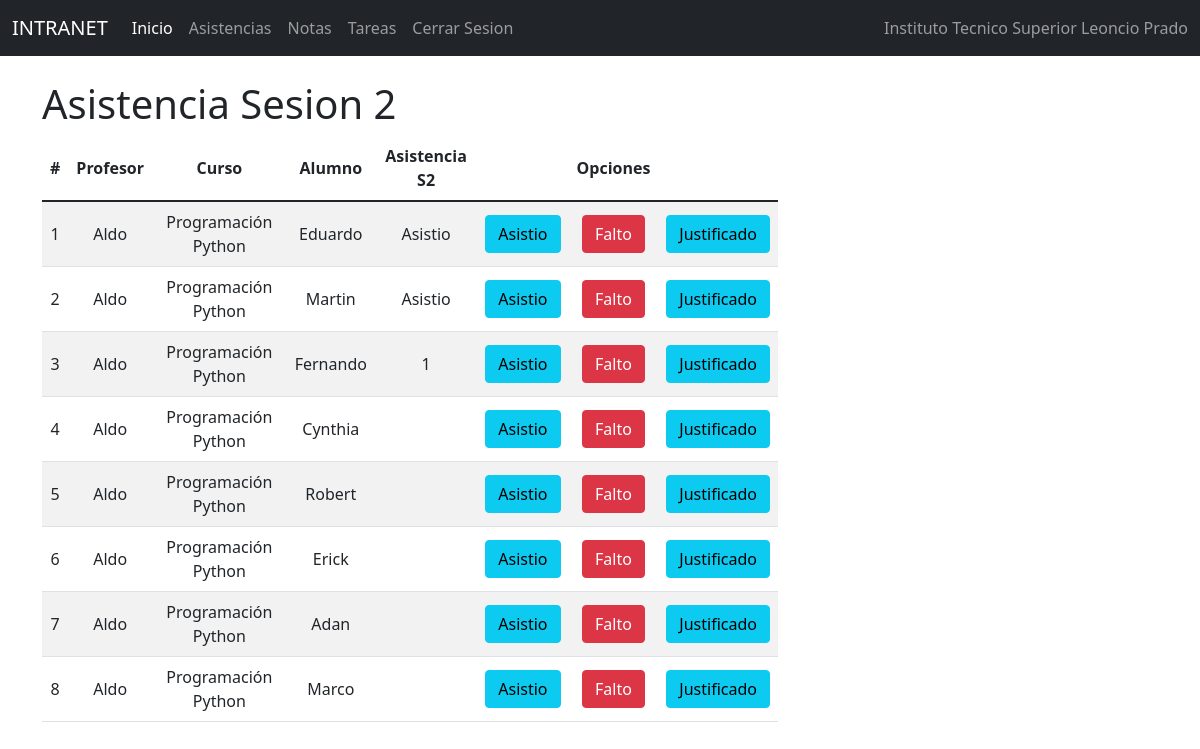
Page /indasis2/ on the committed database.
### Notas/models.py (models this page shows, shortened)
class Notas(models.Model):
    id=models.IntegerField(primary_key=True)
    profesor = models.ForeignKey(Profesor, null=True,blank=True,on_delete=models.CASCADE)
    curso = models.ForeignKey(Curso, null=True,blank=True,on_delete=models.CASCADE)
    alumno = models.OneToOneField(to='Estudiante', to_field='id', null=True, blank=True, on_delete=models.CASCADE)
    sesion1_nt = models.IntegerField()
    sesion1_asis=models.CharField(max_length=50)
    tarea1_info = models.ForeignKey(Tarea1, null=True,blank=True,on_delete=models.CASCADE)
    soltarea1 = models.CharField(max_length=1000)
    notatarea1 = models.IntegerField()
    sesion2_nt = models.IntegerField()
    sesion2_asis=models.CharField(max_length=50)
    tarea2_info = models.ForeignKey(Tarea2, null=True,blank=True,on_delete=models.CASCADE)
    soltarea2 = models.CharField(max_length=1000)
    notatarea2 = models.IntegerField()
    sesion3_nt = models.IntegerField()
    sesion3_asis=models.CharField(max_length=50)
    tarea3_info = models.ForeignKey(Tarea3, null=True,blank=True,on_delete=models.CASCADE)
    soltarea3 = models.CharField(max_length=1000)
    notatarea3 = models.IntegerField()
    sesion4_nt = models.IntegerField()
    sesion4_asis=models.CharField(max_length=50)
    tarea4_info = models.ForeignKey(Tarea4, null=True,blank=True,on_delete=models.CASCADE)
    soltarea4 = models.CharField(max_length=1000)
    notatarea4 = models.IntegerField()
    sesion5_nt = models.IntegerField()
    sesion5_asis=models.CharField(max_length=50)
    tarea5_info = models.ForeignKey(Tarea5, null=True,blank=True,on_delete=models.CASCADE)
    soltarea5 = models.CharField(max_length=1000)
    notatarea5 = models.IntegerField()

class Profesor(models.Model):
    id=models.IntegerField(primary_key=True)
    nompro=models.CharField(max_length=50)
    apepro=models.CharField(max_length=50)
    dnipro=models.CharField(max_length=50)
    direccionpro=models.CharField(max_length=50)
    distritopro=models.ForeignKey(Distrito, null=True,blank=True,on_delete=models.CASCADE)
    emailpro=models.EmailField()
    estpro=models.IntegerField()
    usuario=models.OneToOneField(to='Usuario', to_field='id', null=True, blank=True, on_delete=models.CASCADE)

class Curso(models.Model):
    id=models.IntegerField(primary_key=True)
    nomcur=models.CharField(max_length=30)
    creditos=models.IntegerField()
    estcur=models.IntegerField()

class Estudiante(models.Model):
    id=models.IntegerField(primary_key=True)
    nomest=models.CharField(max_length=50)
    apeest=models.CharField(max_length=50)
    dniest=models.CharField(max_length=8)
    direccion=models.CharField(max_length=50)
    emailest=models.EmailField()
    estest=models.IntegerField()
    usuario=models.OneToOneField(to='Usuario', to_field='id', null=True, blank=True, on_delete=models.CASCADE)
    carrera=models.ForeignKey(Carrera, null=True, blank=True, on_delete=models.CASCADE)
    distrito=models.ForeignKey(Distrito, null=True, blank=True, on_delete=models.CASCADE)

### Notas/views.py (the view)
# urls.py: path('indasis2/', indasis2),
def indasis2 (request):
    notas = Notas.objects.all()
    carrera = Carrera.objects.all()
    curso = Curso.objects.all()
    profesor = Profesor.objects.all()
    return render(request, 'PROCESOS/Asistencia/gestionasistencias2.html', {"notas": notas, "carrera":carrera,
    "curso":curso, "profesor":profesor})

### Notas/Templates/PROCESOS/Asistencia/gestionasistencias2.html (shortened to what this page needs)
{% extends "../../basepro.html" %}
{% block body %}
<div class="row">
    <div class="col-sm-12 col-md-6 col-lg-8 col-xl-8 ">
        <div class="table-responsive">
            <h1>Asistencia Sesion 2</h1>
            <table class="table table-striped" >
                <thead>
                    <tr>
                        <th>#</th>
                        <th>Profesor</th>
                        <th>Curso</th>
                        <th>Alumno</th>
                        <th>Asistencia S2</th>
                        <th></th>
                        <th class="2">Opciones</th>
                    </tr>
                </thead>
                <tbody>
                    {% for c in notas %}
                    <tr>
                        <td>{{forloop.counter}}</td>
                        <td>{{c.profesor.nompro}}</td>
                        <td>{{c.curso.nomcur}}</td>
                        <td>{{c.alumno.nomest}}</td>
                        <td>{{c.sesion2_asis}}</td>
                        <td><a href="/asistios2/{{c.id}}"   class="btn btn-info">Asistio</a></td>
                        <td><a href="/faltos2/{{c.id}}" class="btn btn-danger">Falto</a></td>
                        <td><a href="/justificados2/{{c.id}}" class="btn btn-info">Justificado</a></td>
                    </tr>
                    {% endfor %}
                </tbody>
            </table>
        </div>
    </div>
</div>
{% endblock %}

### Notas/static/css/gestiontipusu.css (style rules this page uses)
th, td { text-align: center; vertical-align: middle; }

### rows in the picture
Notas: profesor.nompro "Aldo", curso.nomcur "Programación Python", alumno.nomest "Eduardo", sesion2_asis "Asistio"
Notas: profesor.nompro "Aldo", curso.nomcur "Programación Python", alumno.nomest "Martin", sesion2_asis "Asistio"
Notas: profesor.nompro "Aldo", curso.nomcur "Programación Python", alumno.nomest "Fernando", sesion2_asis "1"
Notas: profesor.nompro "Aldo", curso.nomcur "Programación Python", alumno.nomest "Cynthia"
Notas: profesor.nompro "Aldo", curso.nomcur "Programación Python", alumno.nomest "Robert"
Notas: profesor.nompro "Aldo", curso.nomcur "Programación Python", alumno.nomest "Erick"
Notas: profesor.nompro "Aldo", curso.nomcur "Programación Python", alumno.nomest "Adan"
Notas: profesor.nompro "Aldo", curso.nomcur "Programación Python", alumno.nomest "Marco"
